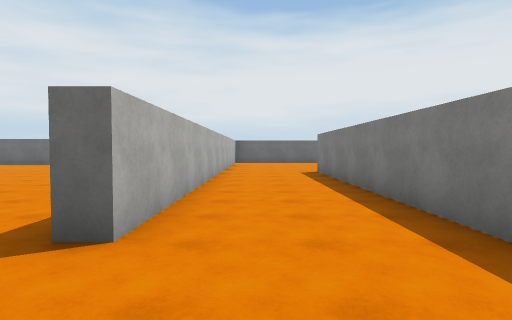
View 1 (above)

22 first-person views from a walk through a Unity game level. The camera is 1.5 m above the floor, tilts 2° down and sees 80° across. The floor is counted in squares, 2 m on a side. Each view is taken from the middle of a square. On the plan, view 1 faces up. The plan holds only what a view shows up to about 10 squares ahead; the rest is blank. The place goes on beyond the plan. Surface patterns are stand-ins for the level's own textures.

View 2
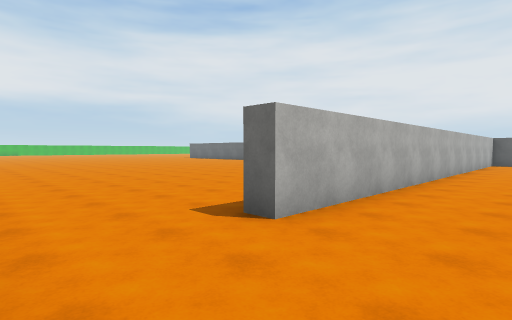

View 3
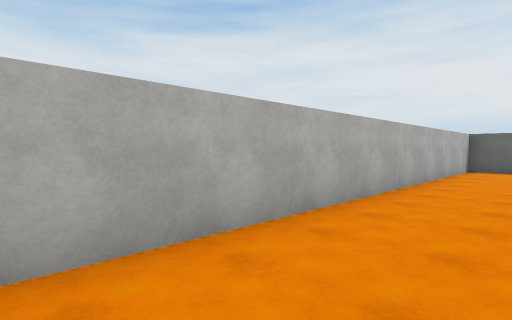

View 4
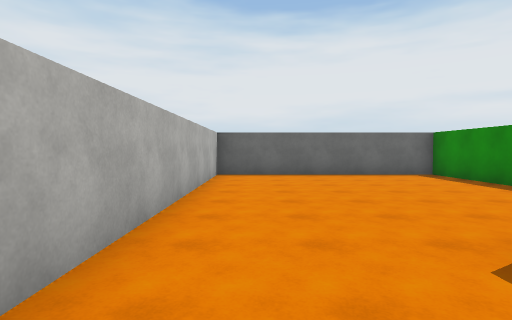

View 5
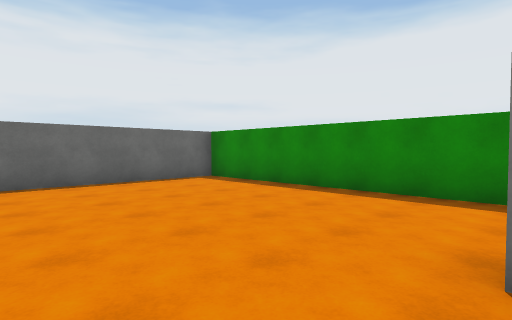

View 6
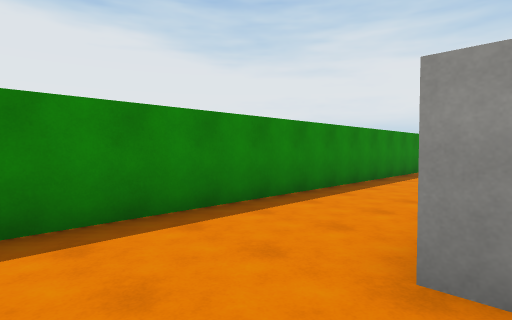

View 7
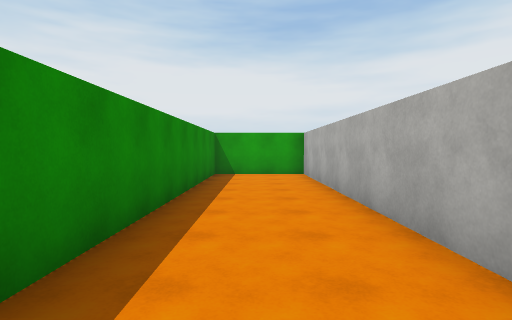

View 8
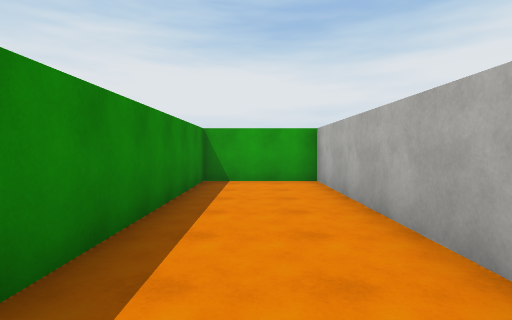

View 9
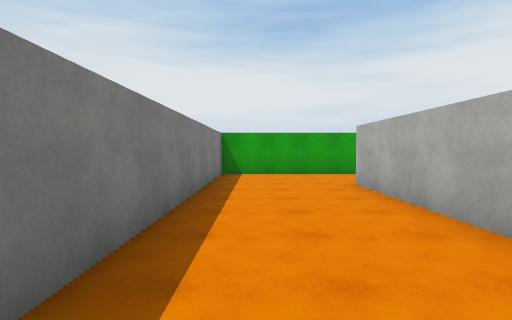

View 10
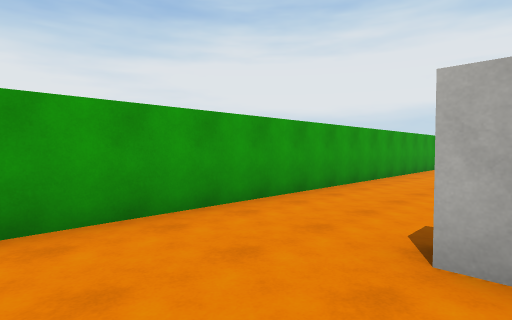

View 11
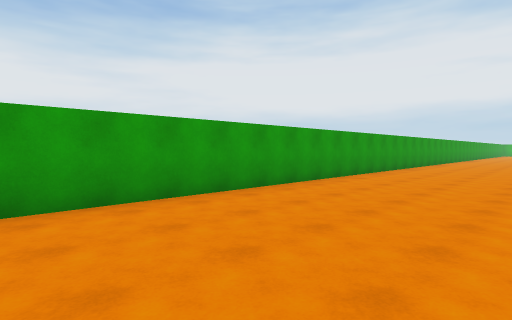

View 12
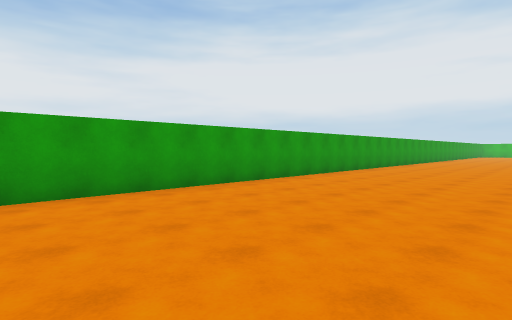

View 13
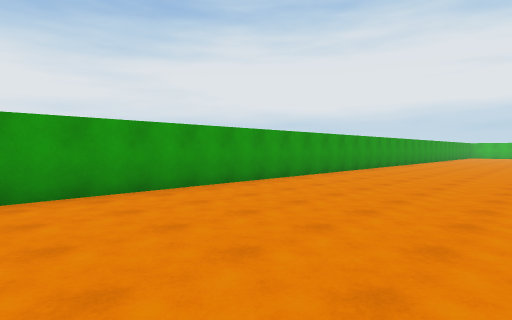

View 14
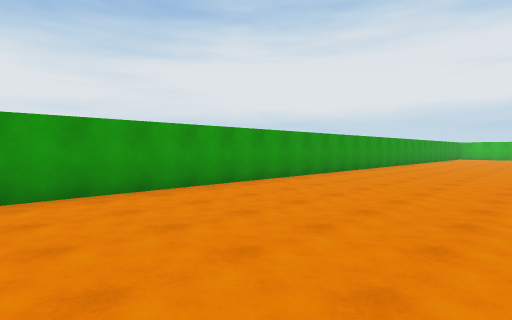

View 15
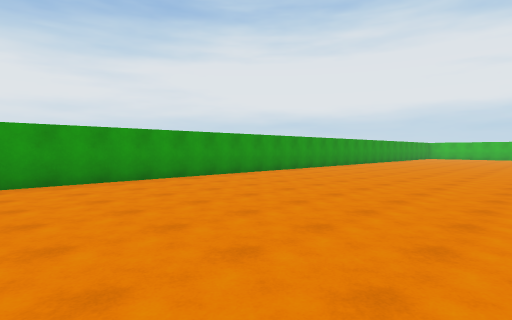

View 16
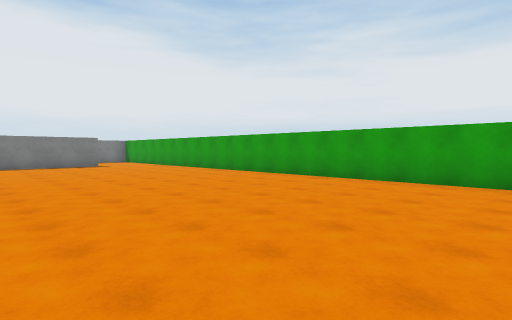

View 17
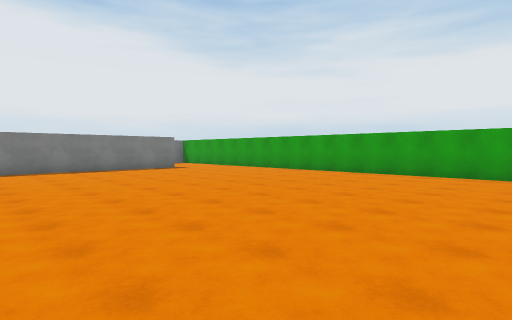

View 18
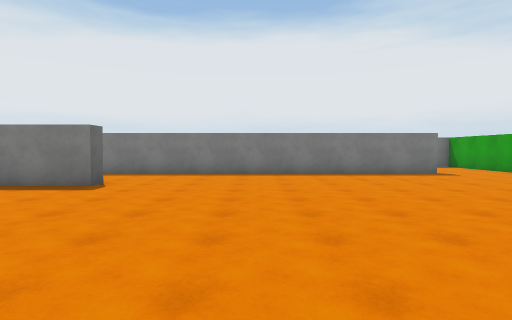

View 19
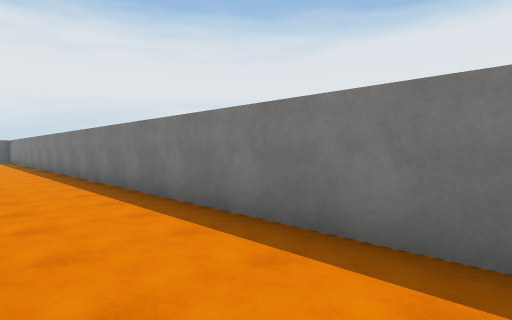

View 20
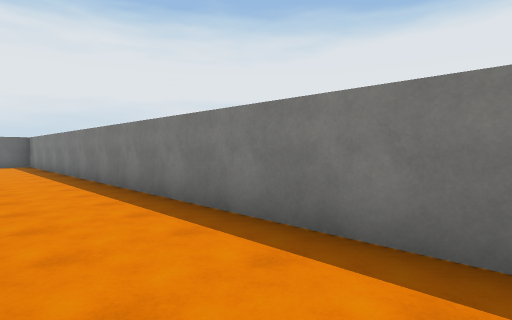

View 21
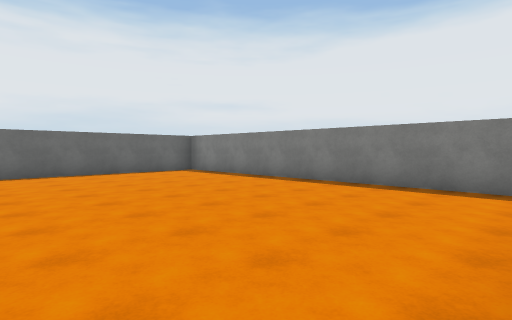

View 22
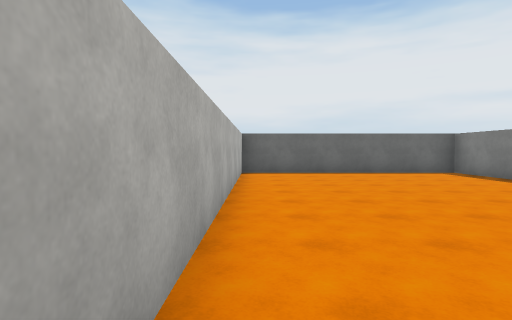

### Floor plan
Points are (right, up) in squares from view 1. A wall is a line through its corners. A room is listed if a view was taken in it or the views show most of it. See-through windows are left out.
Room 1 (views 1, 2, 3, 4, 5, 6, 7, 8, 9, 10, 11, 12, 13, 14, 15, 16, 17, 18, 19, 20)
walls: (-4.2, 11.4) (-4.8, 11.4) (-4.8, 13.2); (2.5, 7.4) (2.5, -0.2) (5.2, -0.2) (5.2, 17) (-1.1, 17) (-1.1, 2.4) (-1.6, 2.4) (-1.6, 21.5); (-27, -0.2) (2, -0.2) (2, 10.2) (2.6, 10.2)
ways out: opening at (-3.5, 21) to room 2
Room 2 (views 21, 22)
walls: (-8.4, 31.4) (-8.4, 22.5); (-1.6, 21.5) (-1.6, 31.7) (-8.5, 31.7)
ways out: opening at (-3.5, 21) to room 1

Where each view was taken, in squares from view 1:
view 1: 0 up, 0 right, facing up
view 2: 0 up, 1 right, facing up-left
view 3: 5 up, 1 right, facing up-left
view 4: 8 up, 0 right, facing up
view 5: 10 up, 0 right, facing up-right
view 6: 12 up, 2 right, facing down-right
view 7: 9 up, 4 right, facing down
view 8: 7 up, 4 right, facing down
view 9: 9 up, 1 right, facing down
view 10: 3 up, 1 right, facing down-left
view 11: 4 up, 3 left, facing down-left
view 12: 5 up, 9 left, facing down-left
view 13: 5 up, 14 left, facing down-left
view 14: 5 up, 18 left, facing down-left
view 15: 7 up, 18 left, facing down-left
view 16: 7 up, 16 left, facing down-right
view 17: 9 up, 13 left, facing down-right
view 18: 8 up, 11 left, facing right
view 19: 10 up, 4 left, facing up-right
view 20: 16 up, 4 left, facing up-right
view 21: 22 up, 8 left, facing up-right
view 22: 22 up, 8 left, facing up
